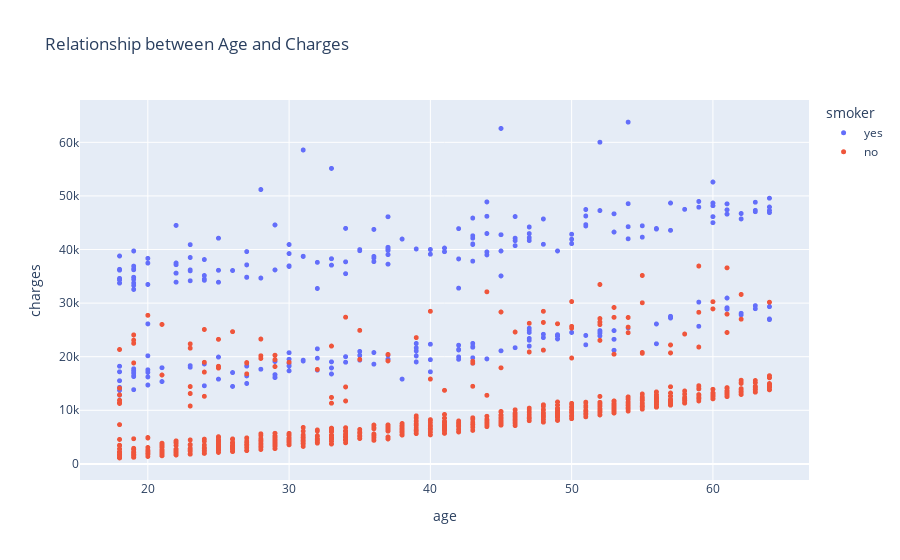

Write notebook code for a chart like this one.
### Markdown cell above
## Visualization between Age and Charges

### Code cell
fig = px.scatter(df,
                 x='age',
                 y='charges',
                 color='smoker',
                 hover_data='sex',
                 title='Relationship between Age and Charges'
                 )
fig.update_traces(marker_size=5)
fig.show()

### Figure 1 — Plotly figure (JSON) as saved in the notebook; plotly's stock layout.template omitted (floating-point values rounded to 4 significant figures; data arrays with more than 128 entries replaced by an {"elided": "..."} marker saying what was removed)
{"data": [{"customdata": {"elided": "274x1 str values"}, "hovertemplate": "smoker=yes<br>age=%{x}<br>charges=%{y}<br>sex=%{customdata[0]}<extra></extra>", "legendgroup": "yes", "marker": {"color": "#636efa", "size": 5, "symbol": "circle"}, "mode": "markers", "name": "yes", "showlegend": true, "type": "scattergl", "x": {"elided": "274 int values"}, "xaxis": "x", "y": {"elided": "274 float values"}, "yaxis": "y"}, {"customdata": {"elided": "1064x1 str values"}, "hovertemplate": "smoker=no<br>age=%{x}<br>charges=%{y}<br>sex=%{customdata[0]}<extra></extra>", "legendgroup": "no", "marker": {"color": "#EF553B", "size": 5, "symbol": "circle"}, "mode": "markers", "name": "no", "showlegend": true, "type": "scattergl", "x": {"elided": "1064 int values"}, "xaxis": "x", "y": {"elided": "1064 float values"}, "yaxis": "y"}], "layout": {"legend": {"title": {"text": "smoker"}, "tracegroupgap": 0}, "title": {"text": "Relationship between Age and Charges"}, "xaxis": {"anchor": "y", "domain": [0, 1], "title": {"text": "age"}}, "yaxis": {"anchor": "x", "domain": [0, 1], "title": {"text": "charges"}}}}
